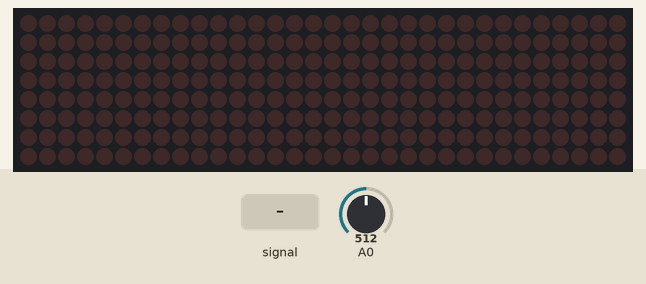
This sketch was run on a simulated Arduino Uno, built with avr-gcc and run on an emulated ATmega328P. On the bench: 32×8 LED matrix. Inputs (shaded band) come from the test bench; at power-on: A0 = 512.

Above: at 1.2 s.
1.3 s: A0 fed a 200 Hz sine of ±81 counts around its level
At 1.53 s:
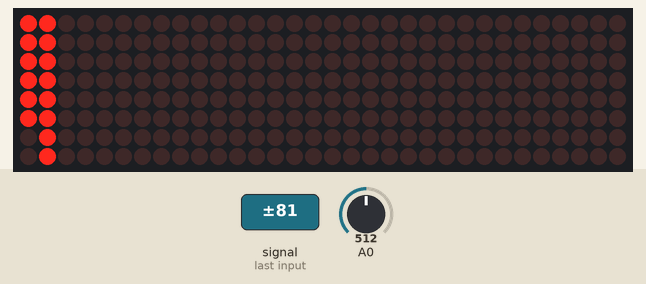
3.1 s: A0 set to 900
At 4.1 s:
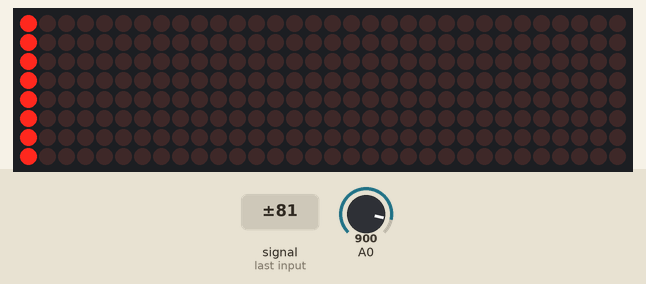
5.0 s: A0 set to 0
At 5.23 s:
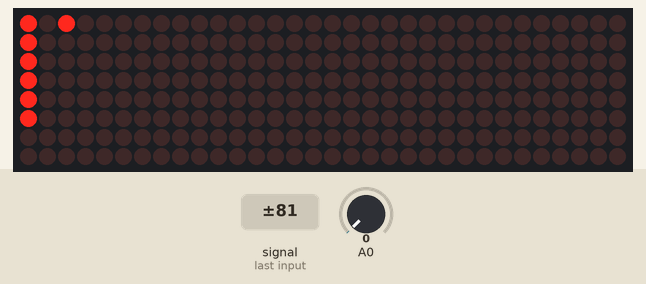
6.9 s: A0 set to 306
At 8.2 s:
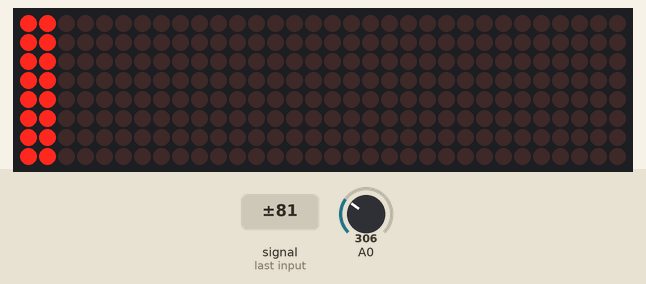
8.5 s: A0 set to 1023
At 8.75 s:
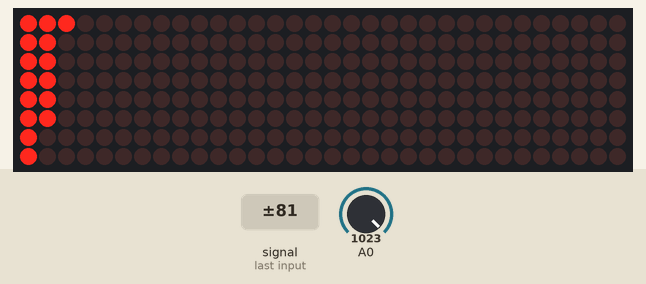
10.4 s: A0 set to 511
At 10.73 s:
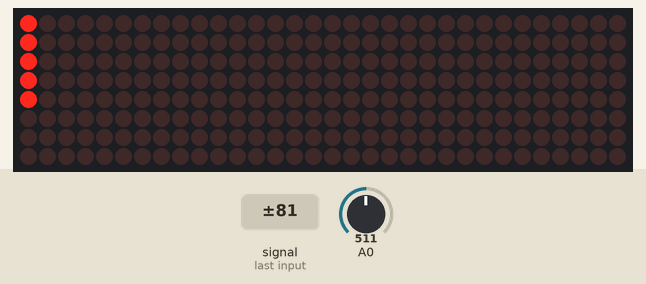
Timing chart, 0 to 13.3 s (numbered marks = the images above; inputs shaded):
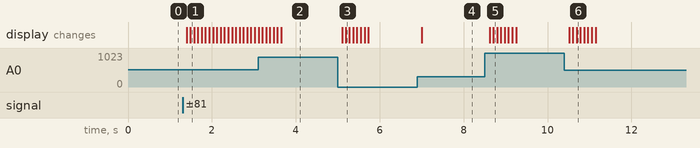

Measured:
- after the input at 1.3 s, the display: first changes after 0.10 s (image 1 shows a later state)
- after the input at 3.1 s, the display: first differs from a run without the input after 0.10 s (image 2 shows a later state)
- after the input at 5.0 s, the display: first changes after 0.11 s (image 3 shows a later state)
- after the input at 6.9 s, the display: changes after 0.10 s (image 4)
- after the input at 8.5 s, the display: first changes after 0.13 s (image 5 shows a later state)
- after the input at 10.4 s, the display: first changes after 0.12 s (image 6 shows a later state)

The sketch:

Spectrometer.ino
```cpp
#include <arduinoFFT.h>
#include <MD_MAX72xx.h>
#include <SPI.h>

#define sampletakes 64
#define HARDWARE_TYPE MD_MAX72XX::FC16_HW
#define MAX_DEVICES  4
#define CLK_PIN   13
#define DATA_PIN  11
#define CS_PIN    10
#define  xr 32
#define  yr 8


int defaultpat[]={0, 1, 3, 7, 15, 31, 63, 127, 255};


double realval[sampletakes];
double imaginaryval[sampletakes];
char datavg[xr];

int yvalue;
int displaycolumn , displayvalue;
int peak[xr];


MD_MAX72XX mx = MD_MAX72XX(HARDWARE_TYPE, CS_PIN, MAX_DEVICES);
arduinoFFT FFT = arduinoFFT();


void setup() {

    ADCSRA = 0b11100101;
    ADMUX = 0b00000000;
    mx.begin();
    delay(50);
}

void loop() {
   // ++ Sampling
   for(int i=0; i<sampletakes; i++)
    {
      while(!(ADCSRA & 0x10));
      ADCSRA = 0b11110101 ;
      int value = ADC - 512 ;
      realval[i]= value/8;
      imaginaryval[i] = 0;
    }

    FFT.Windowing(realval, sampletakes, FFT_WIN_TYP_HAMMING, FFT_FORWARD);
    FFT.Compute(realval, imaginaryval, sampletakes, FFT_FORWARD);
    FFT.ComplexToMagnitude(realval, imaginaryval, sampletakes);

    int step = (sampletakes/2)/xr;
    int c=0;
    for(int i=0; i<(sampletakes/2); i+=step)
    {
      datavg[c] = 0;
      for (int k=0 ; k< step ; k++) {
          datavg[c] = datavg[c] + realval[i+k];
      }
      datavg[c] = datavg[c]/step;
      c++;
    }


    for(int i=0; i<xr; i++)
    {
      datavg[i] = constrain(datavg[i],0,80);
      datavg[i] = map(datavg[i], 0, 80, 0, yr);
      yvalue=datavg[i];

      peak[i] = peak[i]-1;
      if (yvalue > peak[i])
          peak[i] = yvalue ;
      yvalue = peak[i];
      displayvalue=defaultpat[yvalue];
      displaycolumn=31-i;
      mx.setColumn(displaycolumn, displayvalue);
     }


}
```
